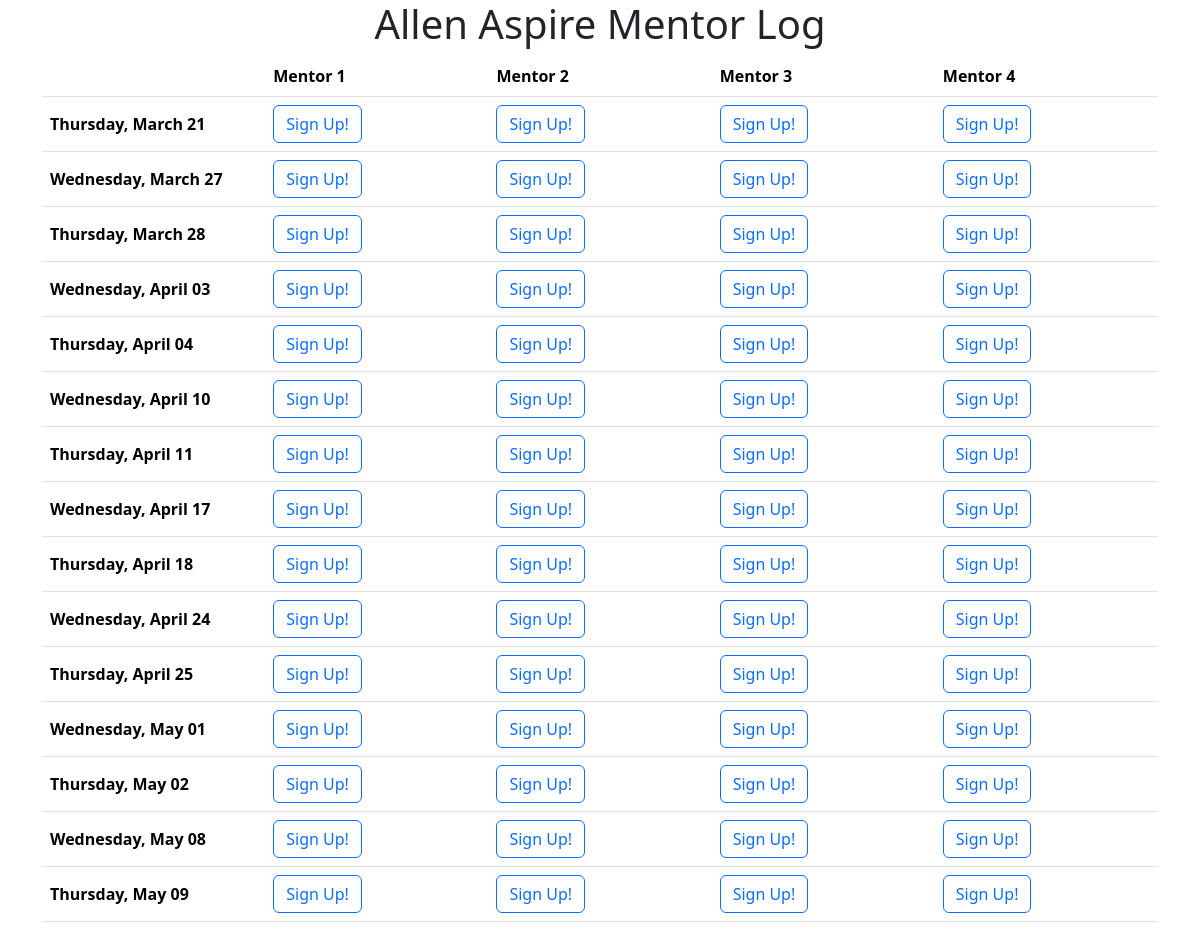
/index, run on the app's committed database.
### app/models.py (models this page shows, shortened)
class mentorlog(db.Model):
    _id = db.Column('id', db.Integer, primary_key=True)
    date = db.Column(db.DateTime)
    section = db.Column(db.String(10))
    mentor1 = db.Column(db.String(50))
    mentor2 = db.Column(db.String(50))
    mentor3 = db.Column(db.String(50))
    mentor4 = db.Column(db.String(50))

### app/routes.py (the view)
@app.route('/')
@app.route('/index')
def index():
    log = reversed(mentorlog.query.order_by(mentorlog._id.desc()).limit(15).all())
    t = session.get("remove_failed", False)
    session["remove_failed"] = False
    return render_template('index.html', log=log, wrongpwd=t)

### app/templates/index.html (shortened to what this page needs)
{% extends "base.html" %}
{% block body %}
<h1 class="text-center"> Allen Aspire Mentor Log </h1>
<div class="container">
    <table class="table table-hover" style="vertical-align: middle;">
        <tr>
            <th></th>
            <th width="20%">Mentor 1</th>
            <th width="20%">Mentor 2</th>
            <th width="20%">Mentor 3</th>
            <th width="20%">Mentor 4</th>
        </tr>
        {% for entry in log %}
        <tr>
            <th>{{ entry.date.strftime('%A, %B %d') }}</th>
            {% for i in range(1,5) %}
                {% set mentor = 'mentor'+i|string %}
                {% if entry[mentor] %}
                    <td>
                        <span class="popovers" data-bs-toggle="popover" data-bs-trigger="hover" data-bs-content="{{entry[mentor]}}" data-bs-placement="bottom">{{ entry[mentor]|truncate(20) }}</span>
                        <button style="vertical-align: middle;" class="btn-close" data-bs-toggle="modal" data-bs-target="#remove" data-bs-src="{{ entry._id~' '~mentor }}">
                    </td>
                {% else %}
                    <td>
                        <button class="btn btn-outline-primary" data-bs-toggle="modal" data-bs-target="#signup" data-bs-src="{{ entry._id~' '~mentor }}">Sign Up!</button>
                    </td>
                {% endif %}
            {% endfor %}
        </tr>
        {% endfor %}
    </table>
    <div class="toast-container position-fixed bottom-0 end-0 p-3">
      </div>
</div>
{% endblock %}

### app/templates/base.html (shortened to what this page needs)
<!DOCTYPE html>
<html>
    <head>
        <link href="https://cdn.jsdelivr.net/npm/bootstrap@5.3.3/dist/css/bootstrap.min.css" rel="stylesheet">
    </head>
    <body>
        {% block body %}{% endblock %}
    </body>
</html>

### data on the page
mentorlog: date "Thursday, March 21"
mentorlog: date "Wednesday, March 27"
mentorlog: date "Thursday, March 28"
mentorlog: date "Wednesday, April 03"
mentorlog: date "Thursday, April 04"
mentorlog: date "Wednesday, April 10"
mentorlog: date "Thursday, April 11"
mentorlog: date "Wednesday, April 17"
mentorlog: date "Thursday, April 18"
mentorlog: date "Wednesday, April 24"
mentorlog: date "Thursday, April 25"
mentorlog: date "Wednesday, May 01"
mentorlog: date "Thursday, May 02"
mentorlog: date "Wednesday, May 08"
mentorlog: date "Thursday, May 09"
